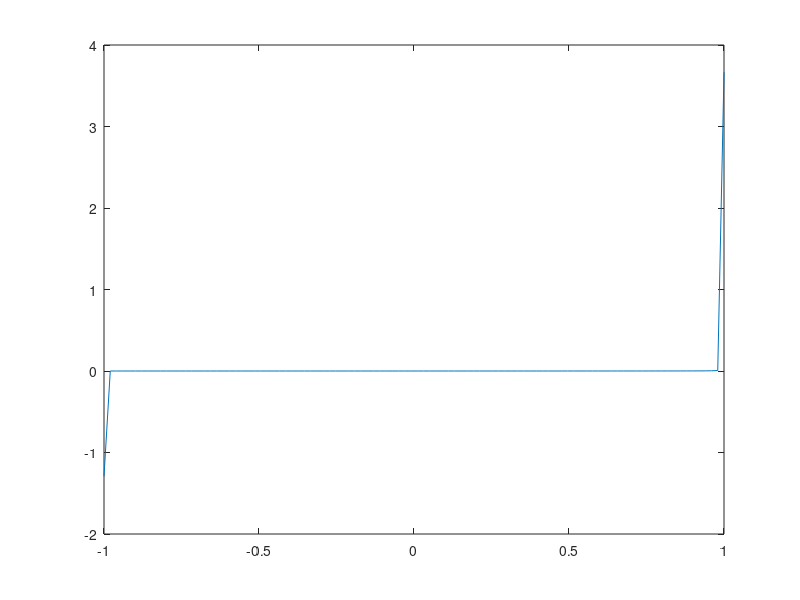

This chart was generated by the following MATLAB code:
%Q2_a
n=1000;
x = linspace(-1,1,n);
f = @(x) 1 ./ (1 + 30.*x.^2);
y = f(x);
V=vander(x);
a = V/y;
aa=a(end:-1:1);
xx=linspace(min(x),max(x));
yy=polyval(aa,xx);                   % polyval
                                     % Input: aa -> coefficients
                                     % xx -> vector of points where polynomial is evaluated
                                     % Output: yy -> values of polynomial
plot(xx,yy)

